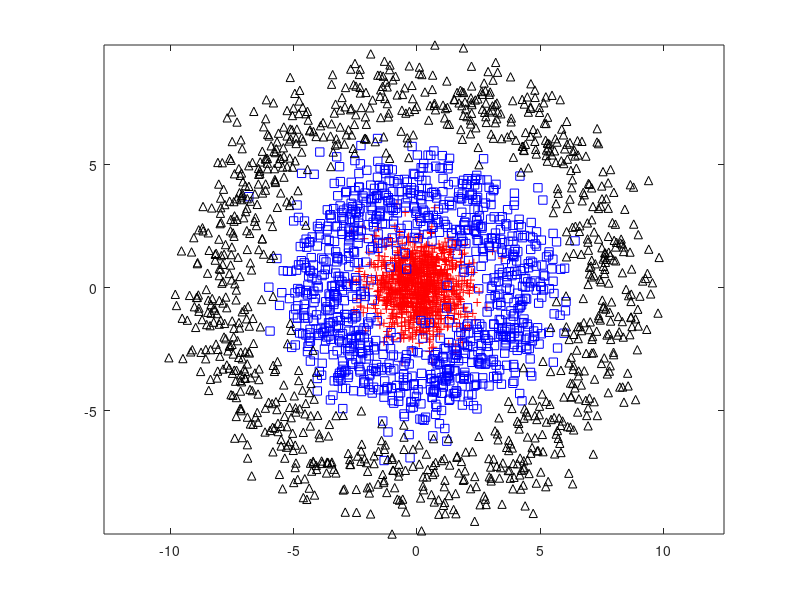

This figure's MATLAB source: (Note: this script raises an error after producing the figure.)
% This script uses Mutual Information to guide
% the region splitting.
% Author: Jake Gunther
% Date: December 8, 2023

% Generate data in 2D
num = 1000;
dataset.D = 2;
x = randn(num,2);
r = randn(num,1) + 4;
th = 2*pi*rand(num,1);
y = [r.*cos(th),r.*sin(th)];
dataset.X = [x;y];
r = randn(num,1) + 8;
th = 2*pi*rand(num,1);
y = [r.*cos(th),r.*sin(th)];
dataset.X = [dataset.X;y];

%dataset.y = [zeros(num,1);ones(num,1)]; % Classes 0 and 1
dataset.y = [zeros(num,1);ones(num,1);2*ones(num,1)]; % Classes 0 and 1
dataset.K = 3; % Number of classes
dataset.N = length(dataset.y);
dataset.xmax = max(dataset.X(:,1));
dataset.xmin = min(dataset.X(:,1));
dataset.ymax = max(dataset.X(:,2));
dataset.ymin = min(dataset.X(:,2));
clear x r th y num;

% Plot dataset
figure(30); clf;
for i=1:dataset.N
    if dataset.y(i) == 0
        plot(dataset.X(i,1),dataset.X(i,2),'r+'); hold on;
    elseif dataset.y(i) == 1
        plot(dataset.X(i,1),dataset.X(i,2),'bs'); hold on;
    else
        plot(dataset.X(i,1),dataset.X(i,2),'k^'); hold on;
    end
end
axis equal;

% Perform encoding by applying AdaBoost algorithm using stumps
enc.T = 30; % Number of classifiers
enc.t = zeros(enc.T,1); % Thresholds
enc.f = zeros(enc.T,1); % Feature indexes
enc.MI = zeros(enc.T,1); % Mutual information

% Loop over weak classifiers
for i=1:enc.T
    % Loop over dimensions
    bestmax = -inf;
    bestind = 0;
    bestthresh = 0;
    for d=1:dataset.D % Loop over dimensions in the feature vector
        % Extract the data for this dimension and sort it
        x = dataset.X(:,d); % Data
        [~,ind] = sort(x,'ascend'); % Sort

        % Try all the splits and compute the error assuming stumps
        themax = -inf;
        maxind = 0;

        % Create empty dictionaries
        if 0
            Nc = configureDictionary('double','double');
            Mj = configureDictionary('double','double');
            Ncj = configureDictionary('double','double');
        else
            Nc = dictionary([],[]);
            Mj = dictionary([],[]);
            Ncj = dictionary([],[]);
        end
        
        % Initialize the dictionary counts:
        for s=1:dataset.N
            % 1. Get codeword index for each data point
            c = 0;
            for j=1:i-1
                if dataset.X(s,enc.f(j)) > enc.t(j)
                    c = c + 2^(j-1);
                end
            end

            % 2. Append a 1 to the codeword
            y = dataset.y(s); % Zero-based index
            c = c + 2^(i-1); % Zero-based index
            cj = c*dataset.K + y; % Zero-based index

            % 3. Index the dictionaries and increment counts
            if isKey(Nc,c)
                Ncval = Nc(c);
                Ncval = Ncval + 1;
            else
                Ncval = 1;
            end
            Nc(c) = Ncval;

            if isKey(Mj,y)
                Mjval = Mj(y);
                Mjval = Mjval + 1;
            else
                Mjval = 1;
            end
            Mj(y) = Mjval;

            if isKey(Ncj,cj)
                Ncjval = Ncj(cj);
                Ncjval = Ncjval + 1;
            else
                Ncjval = 1;
            end
            Ncj(cj) = Ncjval;
        end
        %fprintf('Initialization\n');
        %fprintf('Nc sum = %d\n',sumvals(Nc));
        %fprintf('Mj sum = %d\n',sumvals(Mj));
        %fprintf('Ncj sum = %d\n',sumvals(Ncj));
        %pause;
        
        MI = zeros(dataset.N-1,1);
        for s = 1:dataset.N-1 % Loop over splits
            % 1. Get codeword for x(s)
            c = 0;
            for j=1:i-1
                if dataset.X(ind(s),enc.f(j)) > enc.t(j)
                    c = c + 2^(j-1);
                end
            end
            
            % 2. Append a 1 to the codeword
            y = dataset.y(ind(s)); % Zero-based index
            c = c + 2^(i-1); % Zero-based index
            cj = c*dataset.K + y; % Zero-based index
            
            % 3. Index the dictionaries and decrement the counts
            Ncval = Nc(c);
            Ncval = Ncval - 1;
            if Ncval <= 0
                Nc(c) = [];
            else
                Nc(c) = Ncval;
            end

            Mjval = Mj(y);
            Mjval = Mjval - 1;
            if Mjval <= 0
                Mj(y) = [];
            else
                Mj(y) = Mjval;
            end

            Ncjval = Ncj(cj);
            Ncjval = Ncjval - 1;
            if Ncjval <= 0
                Ncj(cj) = [];
            else
                Ncj(cj) = Ncjval;
            end
            
            % 4. Append a 0 to the codeword
            c = c - 2^(i-1); % Zero-based index
            cj = c*dataset.K + y; % Zero-based index
            
            % 5. Index the dictionaries and increment the counts
            if isKey(Nc,c)
                Ncval = Nc(c);
                Ncval = Ncval + 1;
            else
                Ncval = 1;
            end
            Nc(c) = Ncval;

            if isKey(Mj,y)
                Mjval = Mj(y);
                Mjval = Mjval + 1;
            else
                Mjval = 1;
            end
            Mj(y) = Mjval;

            if isKey(Ncj,cj)
                Ncjval = Ncj(cj);
                Ncjval = Ncjval + 1;
            else
                Ncjval = 1;
            end
            Ncj(cj) = Ncjval;            
            % 6. Compute mutual information
            e = entries(Ncj,'struct');
            MI(s) = 0;
            for ie = 1:length(e)
                cj = e(ie).Key;
                c = floor(cj/dataset.K);
                y = cj - c*dataset.K;
                Ncval = Nc(c);
                Mjval = Mj(y);
                Ncjval = Ncj(cj);
                wc = Ncval/dataset.N;
                wj = Mjval/dataset.N;
                wcj = Ncjval/dataset.N;
                v = wcj / (wc*wj);
                g = v*log(v);
                if g>20 % Clip
                    g = 20; disp('CLIPPED');
                end
                MI(s) = MI(s) + wc*wj*g;
            end % Loop over graph edges ei
            
            if MI(s) > themax
                themax = MI(s);
                maxind = ind(s);
                maxind1 = ind(s+1);
            end

            %fprintf('s=%d =======================\n',s);
            %fprintf('Nc sum = %d\n',sumvals(Nc));
            %fprintf('Mj sum = %d\n',sumvals(Mj));
            %fprintf('Ncj sum = %d\n',sumvals(Ncj));
        end % Loop over splits s
        if themax > bestmax
            bestmax = themax;
            bestind = d;
            bestthresh = 0.5*(dataset.X(maxind,d) + dataset.X(maxind1,d));
        end
        figure(20);
        plot(MI); hold on;
    end % Loop over dimensions d
    figure(20); hold off;
    
    % Build the weak learner
    enc.f(i) = bestind;
    enc.t(i) = bestthresh;

    figure(30); ax = axis;
    if enc.f(i) == 1
        plot(enc.t(i)*[1 1],ax(3:4),'LineWidth',3);
    else
        plot(ax(1:2),enc.t(i)*[1 1],'LineWidth',3);
    end
    pause;
end
figure(30); hold off;
